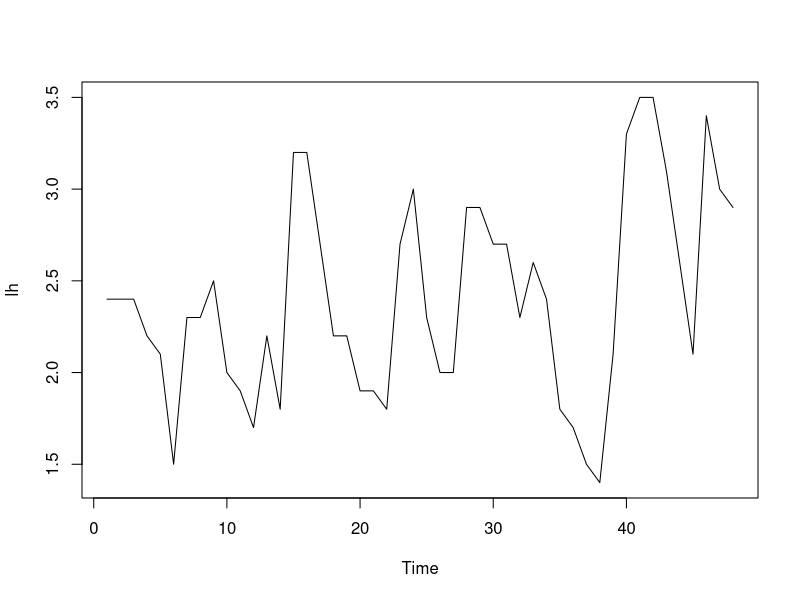
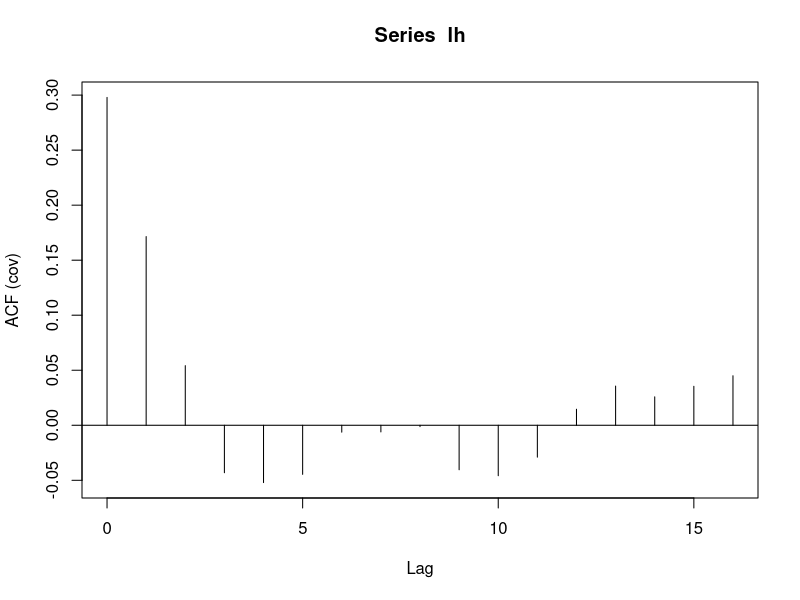
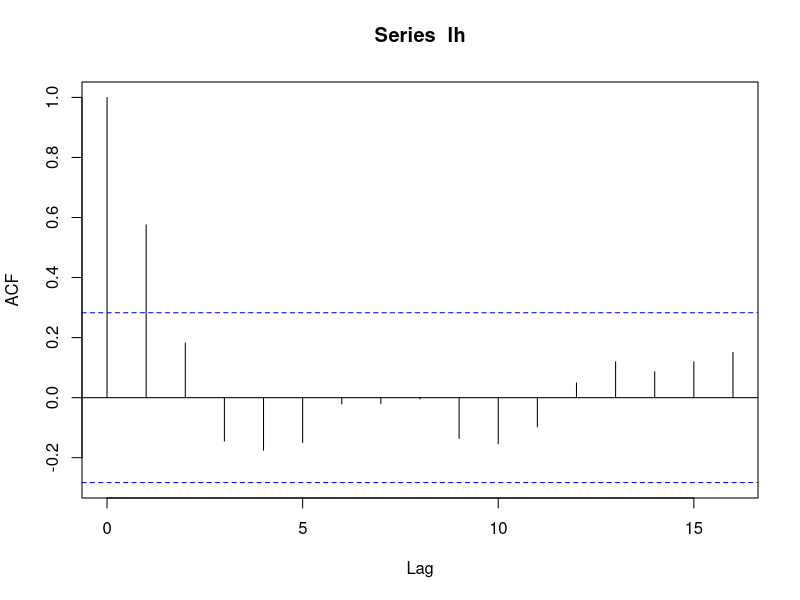
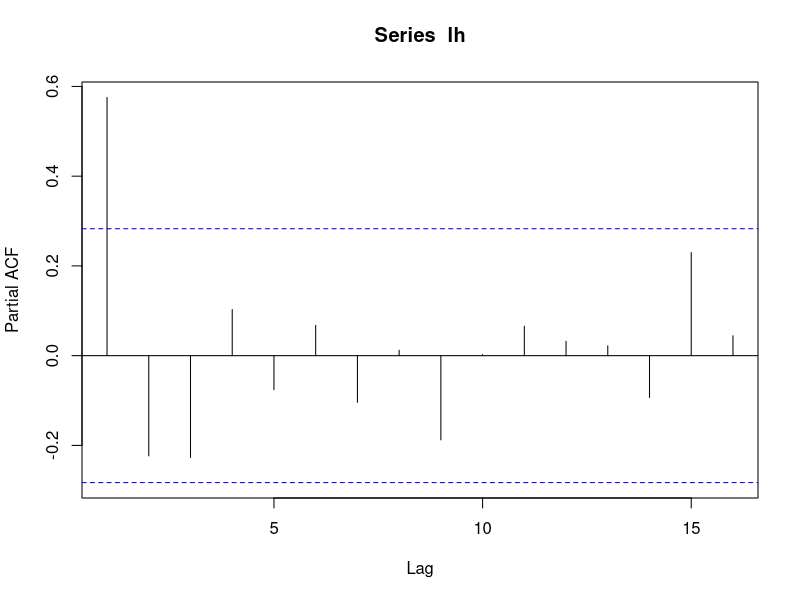
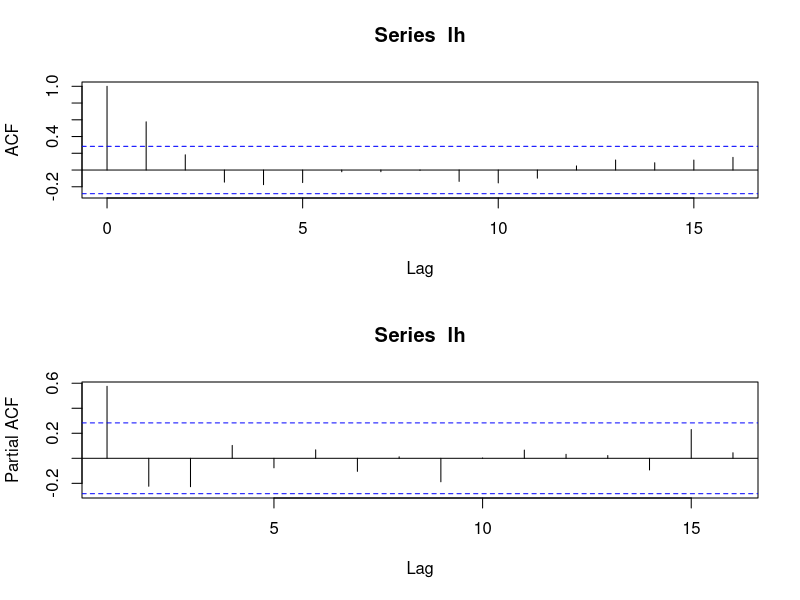
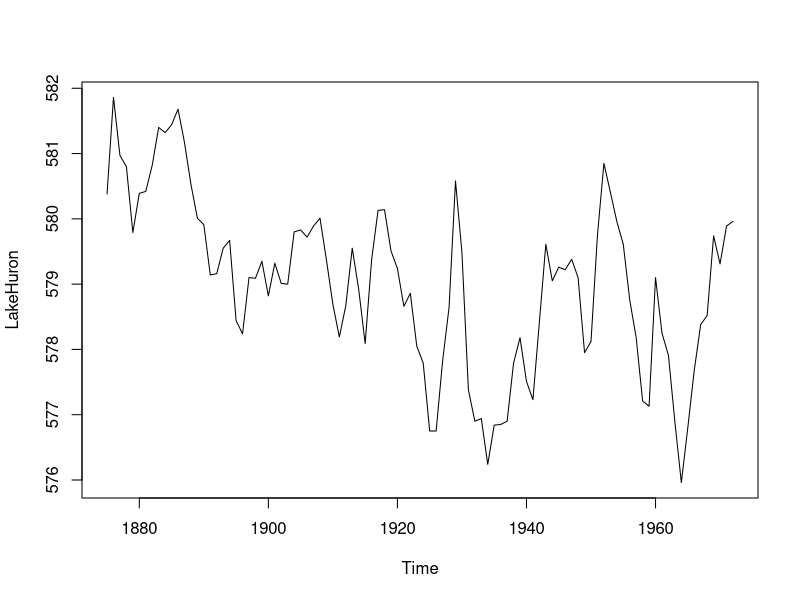
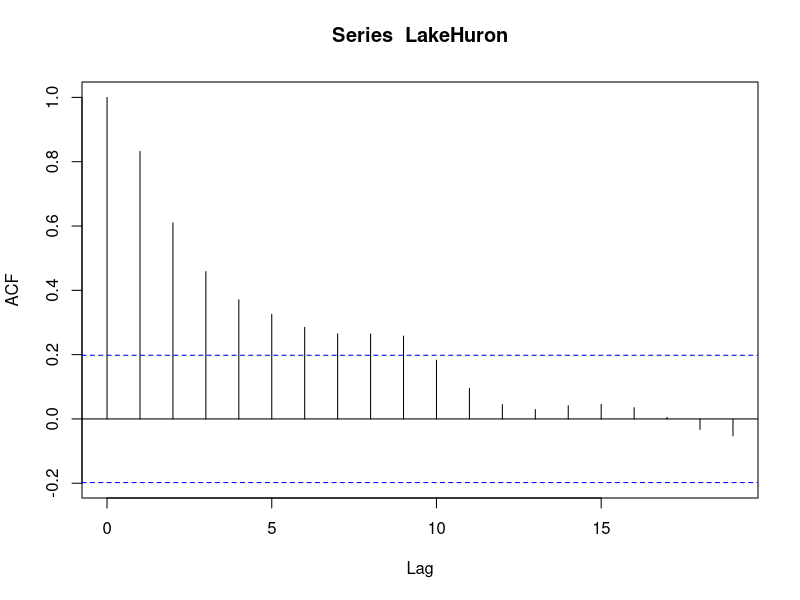
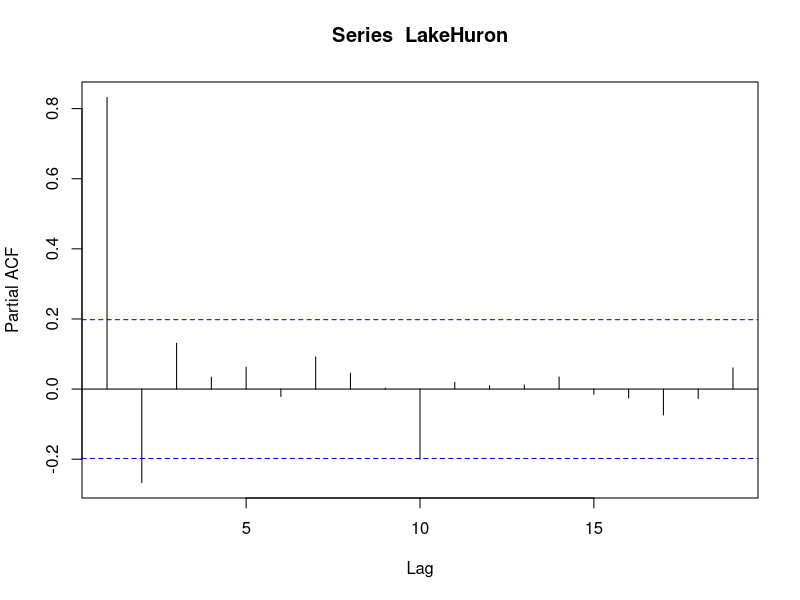

Write the R code that produced these figures, in order. (Note: this script raises an error after producing the figures.)
# Autokorelacni a parcialni autokorelacni funkce 
data(lh)
  # Luteinizing Hormone in Blood Samples
plot(lh)
  # v rade neni evidentni zadny trend ani sezonnost

# autokovariancni funkce
acf(lh, type = "covariance")
acf(lh, type = "covariance", plot = F)
  # vypis hodnot, prvni z nich je rozptyl rady
  var(lh)
# autokorelacni funkce
acf(lh)
acf(lh, plot = F)
  # opet si muzeme nechat hodnoty vypsat
# parcialni autokorelacni funkce
pacf(lh)
  # parcialni autokorelacni funkce
pacf(lh, plot = F)
  # vypis hodnot

# ktere korelace jsou nenulove? Ktere modely pripadaji pro radu v uvahu?
par(mfrow = c(2,1))
acf(lh); pacf(lh)
par(mfrow = c(1,1))
  # nakresleni obou funkci pod sebe

# test na nulovost autokorelacni funkce
Box.test(lh, lag = 2, type = "Ljung-Box")
  # rucne najdete hodnotu, kterou by nemela prekrocit druha autokorelace, pokud chceme,
  #	  aby od druhe dale, byly autokorelace nulove	

# nulovost autokorelacni funkce residui znamena, ze mame spravny model

##########################
### Samostatne
# podivejte se na autorekoralecni a parcialni autokorelacni funkce rad 
  # LakeHuron, lynx, co2, discoveries
plot(LakeHuron)
acf(LakeHuron)
acf(LakeHuron, plot = F)
pacf(LakeHuron)
pacf(LakeHuron, plot = F)

plot(lynx)
acf(lynx)
acf(lynx, plot = F)
pacf(lynx)
pacf(lynx, plot = F)

plot(co2)
acf(co2)
acf(co2, plot = F)
pacf(co2)
pacf(co2, plot = F)

plot(discoveries)
acf(discoveries)
acf(discoveries, plot = F)
pacf(discoveries)
pacf(discoveries, plot = F)
##########################

# pomoci funkce arima.sim(n = ,list(ar = ,ma = )) nasimulujte rady typu
#   MA(1) s parametrem theta1 = 0.75
rada1 <- arima.sim(n = 200, list(ma = 0.75))
plot(rada1)
par(mfrow = c(2,1))
acf(rada1); pacf(rada1)
par(mfrow = c(1,1))
#   MA(1) s parametrem theta1 = -0.75
rada2 <- arima.sim(n = 200, list(ma = -0.75))
plot(rada2)
par(mfrow = c(2,1))
acf(rada2); pacf(rada2)
par(mfrow = c(1,1))
#   MA(1) s parametrem theta1 = 1.5
rada3 <- arima.sim(n = 200, list(ma = 1.5))
plot(rada3)
par(mfrow = c(2,1))
acf(rada3); pacf(rada3)
par(mfrow = c(1,1))
#   AR(1) s parametrem phi1 = 0.75
rada4 <- arima.sim(n = 200, list(ar = 0.75))
plot(rada4)
par(mfrow = c(2,1))
acf(rada4); pacf(rada4)
par(mfrow = c(1,1))
#   AR(1) s parametrem phi1 = - 0.75
rada5 <- arima.sim(n = 200, list(ar = -0.75))
plot(rada5)
par(mfrow = c(2,1))
acf(rada5); pacf(rada5)
par(mfrow = c(1,1))
#   AR(1) s parametrem phi1 = 1.5
rada6 <- arima.sim(n = 200, list(ar = 1.5))
plot(rada6)
par(mfrow = c(2,1))
acf(rada6); pacf(rada6)
par(mfrow = c(1,1))
# podivejte se, jak rady vypadaji a jak vypadaji jejich autokorelacni a parcialni autokorelacni funkce
# nasimulujte bily sum a podivejte se na jeho autokorelacni a parcialni autokorelacni funkci

# podivejte se na radu ldeaths
#   vypoctete jeji autokorelacni a parcialni autokorelacni funkci
#   ocistete ji od trendu a sezonnosti a podivejte se na autokorelacni funkci 
#     a parcialni autokorelacni funkci jejich residui
# stejne pracujte s radou discoveries a WWWusage
